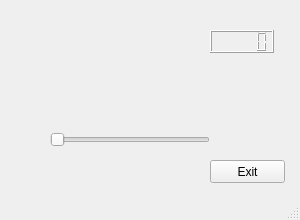
<?xml version="1.0" encoding="UTF-8"?>
<ui version="4.0">
 <class>MainWindow</class>
 <widget class="QMainWindow" name="MainWindow">
  <property name="geometry">
   <rect>
    <x>0</x>
    <y>0</y>
    <width>300</width>
    <height>220</height>
   </rect>
  </property>
  <property name="windowTitle">
   <string>Learn PyQt5</string>
  </property>
  <property name="windowIcon">
   <iconset>
    <normaloff>favicon.ico</normaloff>favicon.ico</iconset>
  </property>
  <widget class="QWidget" name="centralwidget">
   <widget class="QPushButton" name="pushButton">
    <property name="geometry">
     <rect>
      <x>210</x>
      <y>160</y>
      <width>75</width>
      <height>23</height>
     </rect>
    </property>
    <property name="text">
     <string>Exit</string>
    </property>
   </widget>
   <widget class="QSlider" name="horizontalSlider">
    <property name="geometry">
     <rect>
      <x>50</x>
      <y>130</y>
      <width>160</width>
      <height>19</height>
     </rect>
    </property>
    <property name="orientation">
     <enum>Qt::Horizontal</enum>
    </property>
   </widget>
   <widget class="QLCDNumber" name="lcdNumber">
    <property name="geometry">
     <rect>
      <x>210</x>
      <y>30</y>
      <width>64</width>
      <height>23</height>
     </rect>
    </property>
   </widget>
  </widget>
  <widget class="QStatusBar" name="statusbar"/>
 </widget>
 <resources/>
 <connections>
  <connection>
   <sender>pushButton</sender>
   <signal>clicked()</signal>
   <receiver>MainWindow</receiver>
   <slot>close()</slot>
   <hints>
    <hint type="sourcelabel">
     <x>247</x>
     <y>171</y>
    </hint>
    <hint type="destinationlabel">
     <x>149</x>
     <y>109</y>
    </hint>
   </hints>
  </connection>
  <connection>
   <sender>horizontalSlider</sender>
   <signal>sliderMoved(int)</signal>
   <receiver>lcdNumber</receiver>
   <slot>display(int)</slot>
   <hints>
    <hint type="sourcelabel">
     <x>129</x>
     <y>139</y>
    </hint>
    <hint type="destinationlabel">
     <x>241</x>
     <y>41</y>
    </hint>
   </hints>
  </connection>
 </connections>
</ui>
